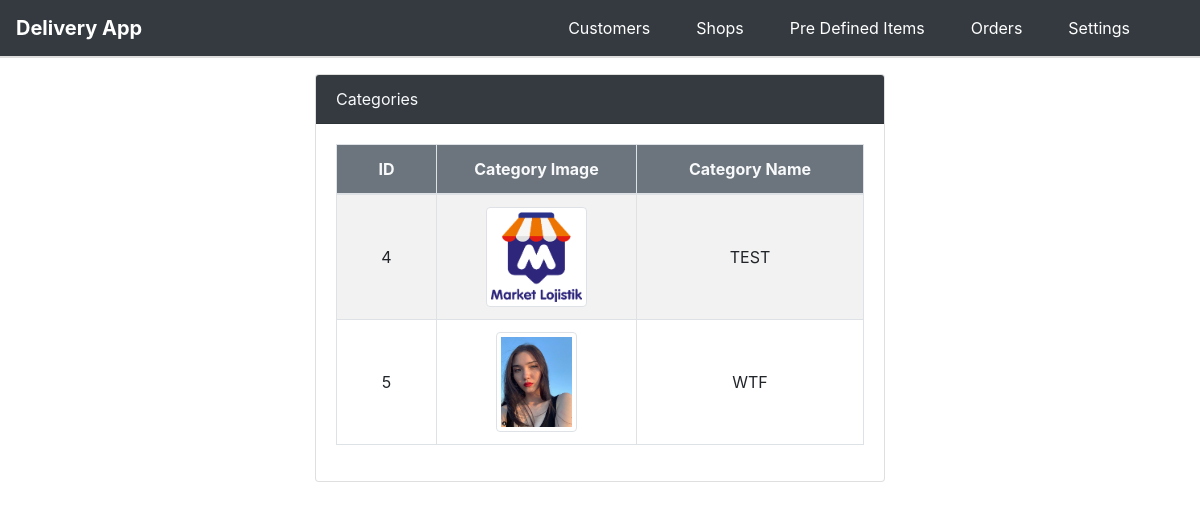
/listCategories.php (signed in), run on the app's committed database.
### tables this page shows
CREATE TABLE `categories` (
  `id` int(11) NOT NULL AUTO_INCREMENT,
  `cat_name` varchar(255) NOT NULL,
  `cat_img` varchar(255) DEFAULT NULL,
  PRIMARY KEY (`id`)
);

### listCategories.php (the view, shortened to what this page needs)
<?php
include 'func.php';
$c = getDB();
$rs = qWMR("select * from categories", null, $c);
?>
<div class="row mt-3 justify-content-center">
    <div class="col-md-6 col-12">
        <div class="card">
            <div class="card-header bg-dark text-light">Categories</div>
            <div class="card-body">
                <table id="tbl" class="table table-bordered table-hover table-striped w-100">
                    <thead class="bg-secondary text-light">
                        <tr>
                            <th style="width:100px !important" class='text-center'>ID</th>
                            <th style="width:200px !important" class='text-center'>Category Image</th>
                            <th class='text-center'>Category Name</th>
                        </tr>
                    </thead>
                    <tbody>
                        <?php
                        foreach($rs as $r)
                        {
                            ?>
                        <tr>
                        <td class='id text-center' style="vertical-align: middle"><?=$r['id'];?></td>
                        <td  class='text-center' style="vertical-align: middle;text-align:center"><img src='<?=$r['cat_img'];?>' class='img-thumbnail' style='max-width:100%;max-height:100px'</td>
                        <td  class='text-center' style="vertical-align: middle"><?=$r['cat_name'];?></td>
                        </tr>
                            <?php
                        }
                        ?>
                    </tbody>
                </table>
            </div>
        </div>
    </div>
</div>

### listCategories.php (style rules this page uses)
tr { cursor:pointer; }

### data on the page
categories: id "4", cat_img (picture), cat_name "TEST"
categories: id "5", cat_img (picture), cat_name "WTF"
